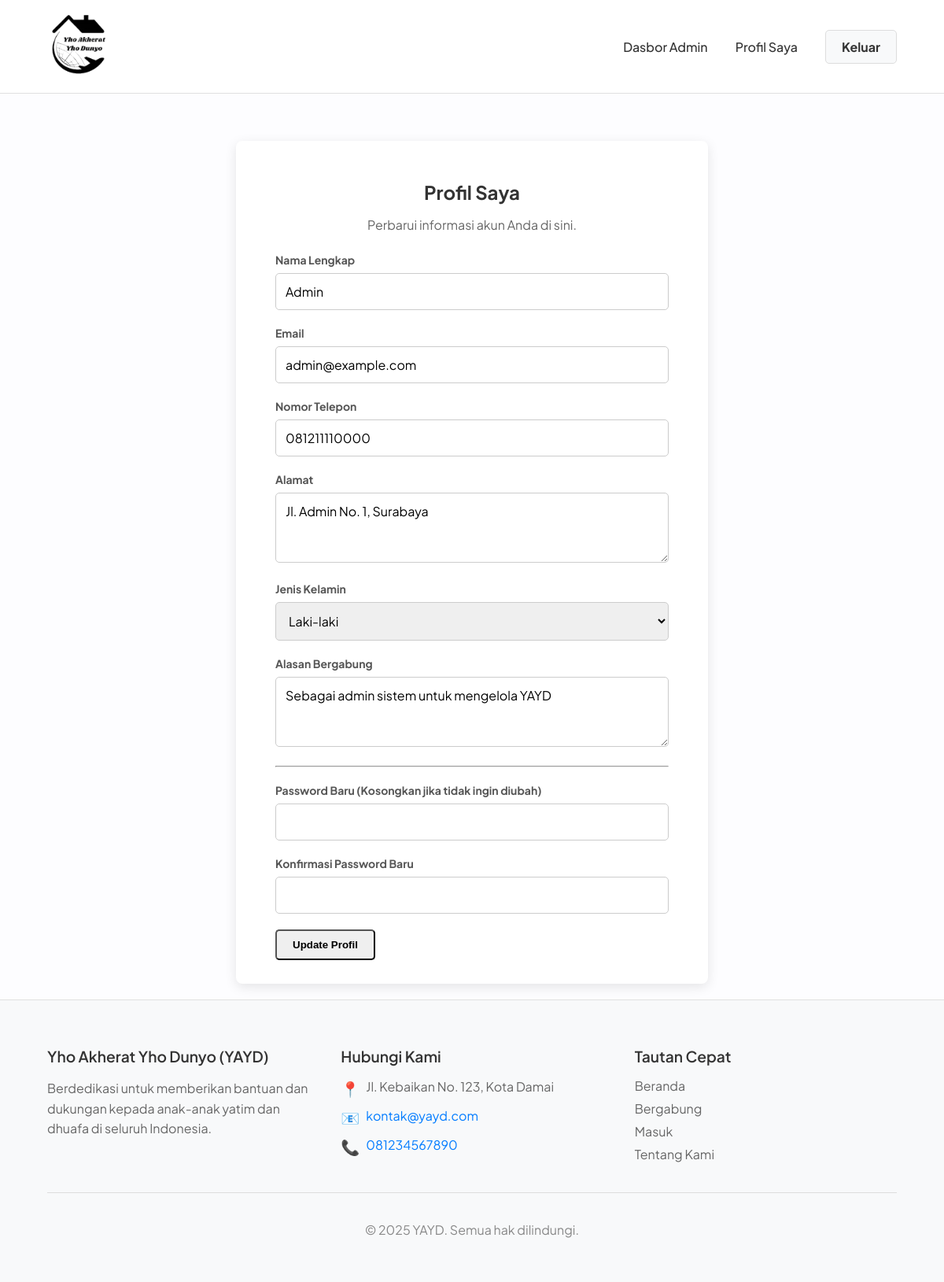
The app's page /profil/index.php (signed in) with its own data.
### tables this page shows
CREATE TABLE `users` (
  `id_user` INT AUTO_INCREMENT PRIMARY KEY,
  `id_role_fk` INT NOT NULL,
  `status_akun` ENUM('Aktif', 'Pending', 'Diblokir') NOT NULL DEFAULT 'Pending' COMMENT 'Status persetujuan akun oleh admin',
  `nama_lengkap` VARCHAR(255) NOT NULL,
  `email` VARCHAR(255) NOT NULL UNIQUE,
  `password` VARCHAR(255) NOT NULL COMMENT 'Password harus disimpan dalam bentuk hash',
  `nomor_telepon` VARCHAR(20) NULL,
  `alamat` TEXT NULL,
  `jenis_kelamin` ENUM('Laki-laki', 'Perempuan') NULL,
  `alasan_bergabung` TEXT NULL COMMENT 'Alasan pengguna bergabung',
  `created_at` TIMESTAMP NULL DEFAULT CURRENT_TIMESTAMP
);

CREATE TABLE `profil_yayd` (
  `id` INT PRIMARY KEY COMMENT 'Hanya akan ada 1 baris data dengan id=1',
  `nama_komunitas` VARCHAR(255) NULL,
  `visi` TEXT NULL,
  `misi` TEXT NULL,
  `deskripsi` TEXT NULL,
  `alamat_kontak` TEXT NULL,
  `email_kontak` VARCHAR(255) NULL,
  `telepon_kontak` VARCHAR(20) NULL
);

### profil/index.php (called while the page is built, shortened)
<?php
require_once '../views/profil/index.php';
?>

### views/profil/index.php (the view, shortened to what this page needs)
<?php
require_once realpath(__DIR__ . '/../../config/database.php');
require_once realpath(__DIR__ . '/../templates/header.php');
$stmt = mysqli_prepare($koneksi, "SELECT * FROM users WHERE id_user = ?");
mysqli_stmt_bind_param($stmt, 'i', $_SESSION['user_id']);
mysqli_stmt_execute($stmt);
$result = mysqli_stmt_get_result($stmt);
$user = mysqli_fetch_assoc($result);
?>
<div class="container">
    <div class="form-container" style="margin-top: 40px;">
        <h2>Profil Saya</h2>
        <p>Perbarui informasi akun Anda di sini.</p>
        <form action="<?= BASE_URL ?>/controllers/UserController.php" method="POST">
            <div class="form-group">
                <label>Nama Lengkap</label>
                <input type="text" name="nama_lengkap" value="<?= htmlspecialchars($user['nama_lengkap']) ?>" required>
            </div>
            <div class="form-group">
                <label>Email</label>
                <input type="email" name="email" value="<?= htmlspecialchars($user['email']) ?>" required>
            </div>
            <div class="form-group">
                <label>Nomor Telepon</label>
                <input type="text" name="nomor_telepon" value="<?= htmlspecialchars($user['nomor_telepon']) ?>">
            </div>
            <div class="form-group">
                <label>Alamat</label>
                <textarea name="alamat" rows="3" placeholder="Alamat lengkap"><?= htmlspecialchars($user['alamat']) ?></textarea>
            </div>
            <div class="form-group">
                <label>Jenis Kelamin</label>
                <select name="jenis_kelamin">
                    <option value="Laki-laki" <?= ($user['jenis_kelamin'] == 'Laki-laki') ? 'selected' : '' ?>>Laki-laki</option>
                </select>
            </div>
            <div class="form-group">
                <label>Alasan Bergabung</label>
                <textarea name="alasan_bergabung" rows="3" placeholder="Ceritakan alasan Anda bergabung dengan YAYD"><?= htmlspecialchars($user['alasan_bergabung']) ?></textarea>
            </div>
            <hr style="margin: 20px 0;">
            <div class="form-group">
                <label>Password Baru (Kosongkan jika tidak ingin diubah)</label>
                <input type="password" name="password">
            </div>
             <div class="form-group">
                <label>Konfirmasi Password Baru</label>
                <input type="password" name="konfirmasi_password">
            </div>
            <button type="submit" class="btn">Update Profil</button>
        </form>
    </div>
</div>
<?php
require_once realpath(__DIR__ . '/../templates/footer.php');
?>

### views/templates/footer.php (shortened to what this page needs)
</main>
<footer>
    <div class="container">
        <?php
        if (!isset($profil) || empty($profil)) {
            $query_profil_footer = "SELECT alamat_kontak, email_kontak, telepon_kontak FROM profil_yayd WHERE id = 1";
            $result_profil_footer = mysqli_query($koneksi, $query_profil_footer);
            $profil_footer = mysqli_fetch_assoc($result_profil_footer);
        } else {
            $profil_footer = $profil;
        }
        ?>
        <div class="footer-content">
            <div class="footer-section">
                <h3>Yho Akherat Yho Dunyo (YAYD)</h3>
                <p>Berdedikasi untuk memberikan bantuan dan dukungan kepada anak-anak yatim dan dhuafa di seluruh Indonesia.</p>
            </div>
            <div class="footer-section">
                <h3>Hubungi Kami</h3>
                <div class="contact-info">
                    <?php if (!empty($profil_footer['alamat_kontak'])): ?>
                    <div class="contact-item">
                        <span>📍</span>
                        <p><?= htmlspecialchars($profil_footer['alamat_kontak']); ?></p>
                    </div>
                    <?php endif; ?>
                    <?php if (!empty($profil_footer['email_kontak'])): ?>
                    <div class="contact-item">
                        <span>📧</span>
                        <p><a href="mailto:<?= htmlspecialchars($profil_footer['email_kontak']); ?>"><?= htmlspecialchars($profil_footer['email_kontak']); ?></a></p>
                    </div>
                    <?php endif; ?>
                    <?php if (!empty($profil_footer['telepon_kontak'])): ?>
                    <div class="contact-item">
                        <span>📞</span>
                        <p><a href="tel:<?= htmlspecialchars($profil_footer['telepon_kontak']); ?>"><?= htmlspecialchars($profil_footer['telepon_kontak']); ?></a></p>
                    </div>
                    <?php endif; ?>
                </div>
            </div>
            <div class="footer-section">
                <h3>Tautan Cepat</h3>
                <ul class="footer-links">
                    <li><a href="<?= BASE_URL; ?>/">Beranda</a></li>
                    <li><a href="<?= BASE_URL; ?>/pilih_peran.php">Bergabung</a></li>
                    <li><a href="<?= BASE_URL; ?>/login.php">Masuk</a></li>
                    <li><a href="<?= BASE_URL; ?>/tentang.php">Tentang Kami</a></li>
                </ul>
            </div>
        </div>
        <div class="footer-bottom">
            <p>&copy; <?= date('Y'); ?> YAYD. Semua hak dilindungi.</p>
        </div>
    </div>
</footer>
</body>
</html>

### assets/css/style.css (style rules this page uses)
body, html { margin: 0; padding: 0; font-family: 'Plus Jakarta Sans', 'Segoe UI', Tahoma, Geneva, Verdana, sans-serif; background-color: #fdfdff; color: #333; height: 100%; }
body { display: flex; flex-direction: column; min-height: 100vh; }
.container { width: 90%; max-width: 1200px; margin: auto; }
.btn { padding: 10px 20px; border-radius: 5px; text-decoration: none; font-weight: bold; display: inline-block; }
footer { background: #f8f9fa; color: #666; padding: 40px 0; text-align: left; border-top: 1px solid #e0e0e0; margin-top: auto; flex-shrink: 0; }
.footer-content { display: grid; grid-template-columns: 1fr 1fr 1fr; gap: 40px; margin-bottom: 30px; }
.footer-section h3 { color: #333; margin-bottom: 15px; font-size: 1.2em; font-weight: 600; }
.footer-section p { line-height: 1.6; margin-bottom: 10px; }
.contact-info { display: flex; flex-direction: column; gap: 10px; }
.contact-item { display: flex; align-items: flex-start; gap: 8px; }
.contact-item span { font-size: 1.2em; margin-top: 2px; }
.contact-item p { margin: 0; line-height: 1.5; }
.contact-item a { color: #007bff; text-decoration: none; }
.footer-links { list-style: none; padding: 0; margin: 0; }
.footer-links li { margin-bottom: 8px; }
.footer-links a { color: #666; text-decoration: none; transition: color 0.3s ease; }
.footer-bottom { text-align: center; padding-top: 20px; border-top: 1px solid #ddd; color: #888; }
.form-container { background: #ffffff; padding: 30px 50px; border-radius: 8px; box-shadow: 0 4px 15px rgba(0, 0, 0, 0.1); max-width: 500px; margin: 0 auto; width: 90%; }
.form-container h2 { text-align: center; margin-bottom: 10px; color: #333; }
.form-container p { text-align: center; margin-bottom: 25px; color: #666; }
.form-group { margin-bottom: 20px; }
.form-group label { display: block; margin-bottom: 8px; font-weight: bold; font-size: 14px; color: #555; }
.form-group input[type="text"], .form-group input[type="email"], .form-group input[type="password"], .form-group select, .form-group textarea { width: 100%; padding: 12px; border: 1px solid #ccc; border-radius: 5px; box-sizing: border-box; font-size: 16px; transition: border-color 0.3s, box-shadow 0.3s; font-family: inherit; }

### records on screen
users: nama_lengkap "Admin", email "admin@example.com", nomor_telepon "081211110000", alamat "Jl. Admin No. 1, Surabaya", jenis_kelamin "Laki-laki", alasan_bergabung "Sebagai admin sistem untuk mengelola YAYD"
profil_yayd: alamat_kontak "Jl. Kebaikan No. 123, Kota Damai", email_kontak "kontak@yayd.com", telepon_kontak "081234567890"
